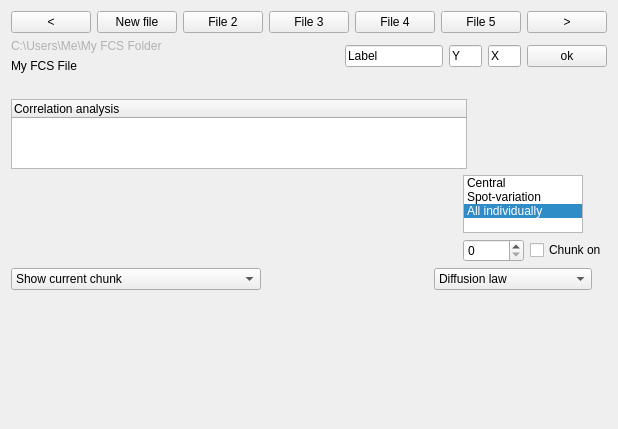
  <widget class="QWidget" name="centralwidget">
   <property name="sizePolicy">
    <sizepolicy hsizetype="Expanding" vsizetype="Expanding">
     <horstretch>0</horstretch>
     <verstretch>0</verstretch>
    </sizepolicy>
   </property>
   <property name="minimumSize">
    <size>
     <width>500</width>
     <height>0</height>
    </size>
   </property>
   <layout class="QGridLayout" name="gridLayout_8">
    <item row="0" column="0">
     <layout class="QVBoxLayout" name="central_window" stretch="1,0,0,0,3,3,10">
      <item>
       <layout class="QHBoxLayout" name="horizontalLayout_3" stretch="1,3,3,3,3,3,1">
        <item>
         <widget class="QPushButton" name="prevFCSfile_button">
          <property name="text">
           <string>&lt;</string>
          </property>
         </widget>
        </item>
        <item>
         <widget class="QPushButton" name="FCSfile0_button">
          <property name="text">
           <string>New file</string>
          </property>
         </widget>
        </item>
        <item>
         <widget class="QPushButton" name="FCSfile1_button">
          <property name="text">
           <string>File 2</string>
          </property>
         </widget>
        </item>
        <item>
         <widget class="QPushButton" name="FCSfile2_button">
          <property name="text">
           <string>File 3</string>
          </property>
         </widget>
        </item>
        <item>
         <widget class="QPushButton" name="FCSfile3_button">
          <property name="text">
           <string>File 4</string>
          </property>
         </widget>
        </item>
        <item>
         <widget class="QPushButton" name="FCSfile4_button">
          <property name="text">
           <string>File 5</string>
          </property>
         </widget>
        </item>
        <item>
         <widget class="QPushButton" name="nextFCSfile_button">
          <property name="text">
           <string>&gt;</string>
          </property>
          <property name="iconSize">
           <size>
            <width>20</width>
            <height>20</height>
           </size>
          </property>
         </widget>
        </item>
       </layout>
      </item>
      <item>
       <layout class="QHBoxLayout" name="horizontalLayout_4" stretch="10,3,1,1,1">
        <item>
         <layout class="QGridLayout" name="gridLayout_5">
          <item row="1" column="0">
           <widget class="QLabel" name="FCSFileName_label">
            <property name="text">
             <string>My FCS File</string>
            </property>
           </widget>
          </item>
          <item row="0" column="0">
           <widget class="QLabel" name="FCSFolderName_label">
            <property name="text">
             <string>&lt;html&gt;&lt;head/&gt;&lt;body&gt;&lt;p&gt;&lt;span style=&quot; color:#b1b1b1;&quot;&gt;C:\Users\Me\My FCS Folder&lt;/span&gt;&lt;/p&gt;&lt;/body&gt;&lt;/html&gt;</string>
            </property>
           </widget>
          </item>
         </layout>
        </item>
        <item>
         <widget class="QLineEdit" name="label_edit">
          <property name="text">
           <string>Label</string>
          </property>
         </widget>
        </item>
        <item>
         <widget class="QLineEdit" name="ycoord_edit">
          <property name="font">
           <font>
            <weight>50</weight>
            <bold>false</bold>
           </font>
          </property>
          <property name="text">
           <string>Y</string>
          </property>
         </widget>
        </item>
        <item>
         <widget class="QLineEdit" name="xcoord_edit">
          <property name="font">
           <font>
            <weight>50</weight>
            <bold>false</bold>
           </font>
          </property>
          <property name="text">
           <string>X</string>
          </property>
         </widget>
        </item>
        <item>
         <widget class="QPushButton" name="saveLabel_button">
          <property name="text">
           <string>ok</string>
          </property>
         </widget>
        </item>
       </layout>
      </item>
      <item>
       <spacer name="horizontalSpacer">
        <property name="orientation">
         <enum>Qt::Horizontal</enum>
        </property>
        <property name="sizeHint" stdset="0">
         <size>
          <width>40</width>
          <height>20</height>
         </size>
        </property>
       </spacer>
      </item>
      <item>
       <layout class="QVBoxLayout" name="verticalLayout_5"/>
      </item>
      <item>
       <layout class="QHBoxLayout" name="horizontalLayout_5" stretch="40,0,10">
        <property name="sizeConstraint">
         <enum>QLayout::SetNoConstraint</enum>
        </property>
        <item>
         <widget class="QTreeWidget" name="correlations_treeWidget">
          <column>
           <property name="text">
            <string>Correlation analysis</string>
           </property>
          </column>
         </widget>
        </item>
        <item>
         <spacer name="verticalSpacer">
          <property name="orientation">
           <enum>Qt::Vertical</enum>
          </property>
          <property name="sizeHint" stdset="0">
           <size>
            <width>20</width>
            <height>40</height>
           </size>
          </property>
         </spacer>
        </item>
        <item>
         <widget class="MplWidget" name="fingerprint_widget" native="true">
          <property name="sizePolicy">
           <sizepolicy hsizetype="Expanding" vsizetype="Expanding">
            <horstretch>0</horstretch>
            <verstretch>0</verstretch>
           </sizepolicy>
          </property>
          <property name="maximumSize">
           <size>
            <width>150</width>
            <height>150</height>
           </size>
          </property>
         </widget>
        </item>
       </layout>
      </item>
      <item>
       <layout class="QGridLayout" name="gridLayout_6" columnstretch="7,3">
        <item row="0" column="0">
         <widget class="MplWidgetLinePlot" name="timetrace_widget" native="true">
          <property name="sizePolicy">
           <sizepolicy hsizetype="Expanding" vsizetype="Expanding">
            <horstretch>0</horstretch>
            <verstretch>0</verstretch>
           </sizepolicy>
          </property>
          <property name="baseSize">
           <size>
            <width>10</width>
            <height>10</height>
           </size>
          </property>
         </widget>
        </item>
        <item row="0" column="1">
         <layout class="QVBoxLayout" name="verticalLayout_2" stretch="10,3">
          <item>
           <widget class="QListWidget" name="showElements_widget">
            <property name="enabled">
             <bool>true</bool>
            </property>
            <property name="sizePolicy">
             <sizepolicy hsizetype="MinimumExpanding" vsizetype="Preferred">
              <horstretch>0</horstretch>
              <verstretch>0</verstretch>
             </sizepolicy>
            </property>
            <property name="minimumSize">
             <size>
              <width>120</width>
              <height>58</height>
             </size>
            </property>
            <property name="maximumSize">
             <size>
              <width>120</width>
              <height>58</height>
             </size>
            </property>
            <property name="currentRow">
             <number>2</number>
            </property>
            <item>
             <property name="text">
              <string>Central</string>
             </property>
            </item>
            <item>
             <property name="text">
              <string>Spot-variation</string>
             </property>
            </item>
            <item>
             <property name="text">
              <string>All individually</string>
             </property>
            </item>
           </widget>
          </item>
          <item>
           <layout class="QHBoxLayout" name="horizontalLayout_6">
            <item>
             <widget class="QSpinBox" name="chunk_spinBox">
              <property name="maximum">
               <number>10000</number>
              </property>
             </widget>
            </item>
            <item>
             <widget class="QCheckBox" name="chunkOn_checkBox">
              <property name="text">
               <string>Chunk on</string>
              </property>
              <property name="shortcut">
               <string/>
              </property>
             </widget>
            </item>
           </layout>
          </item>
         </layout>
        </item>
       </layout>
      </item>
      <item>
       <layout class="QHBoxLayout" name="horizontalLayout_7">
        <item>
         <layout class="QVBoxLayout" name="verticalLayout_3">
          <item>
           <widget class="QComboBox" name="showchunkscorr_dropdown">
            <property name="sizePolicy">
             <sizepolicy hsizetype="Preferred" vsizetype="Fixed">
              <horstretch>0</horstretch>
              <verstretch>0</verstretch>
             </sizepolicy>
            </property>
            <property name="minimumSize">
             <size>
              <width>140</width>
              <height>0</height>
             </size>
            </property>
            <property name="maximumSize">
             <size>
              <width>250</width>
              <height>16777215</height>
             </size>
            </property>
            <item>
             <property name="text">
              <string>Show current chunk</string>
             </property>
            </item>
            <item>
             <property name="text">
              <string>Show average all active chunks</string>
             </property>
            </item>
           </widget>
          </item>
          <item>
           <layout class="QHBoxLayout" name="horizontalLayout_8">
            <item>
             <widget class="MplWidgetCorrPlot" name="correlations_widget" native="true">
              <property name="sizePolicy">
               <sizepolicy hsizetype="Expanding" vsizetype="Expanding">
                <horstretch>0</horstretch>
                <verstretch>0</verstretch>
               </sizepolicy>
              </property>
              <property name="autoFillBackground">
               <bool>false</bool>
              </property>
             </widget>
            </item>
           </layout>
          </item>
         </layout>
        </item>
        <item>
         <layout class="QVBoxLayout" name="verticalLayout">
          <property name="leftMargin">
           <number>10</number>
          </property>
          <property name="rightMargin">
           <number>15</number>
          </property>
          <item>
           <widget class="QComboBox" name="difflaw_dropdown">
            <property name="enabled">
             <bool>true</bool>
            </property>
            <property name="sizePolicy">
             <sizepolicy hsizetype="Fixed" vsizetype="Fixed">
              <horstretch>0</horstretch>
              <verstretch>0</verstretch>
             </sizepolicy>
            </property>
            <property name="minimumSize">
             <size>
              <width>120</width>
              <height>0</height>
             </size>
            </property>
            <item>
             <property name="text">
              <string>Diffusion law</string>
             </property>
            </item>
            <item>
             <property name="text">
              <string>Particle number</string>
             </property>
            </item>
            <item>
             <property name="text">
              <string>Number and brightness</string>
             </property>
            </item>
           </widget>
          </item>
          <item>
           <layout class="QHBoxLayout" name="horizontalLayout_10">
            <item>
             <widget class="MplWidgetDiffLawPlot" name="difflaw_widget" native="true"/>
            </item>
           </layout>
          </item>
         </layout>
        </item>
       </layout>
      </item>
     </layout>
    </item>
   </layout>
  </widget>
